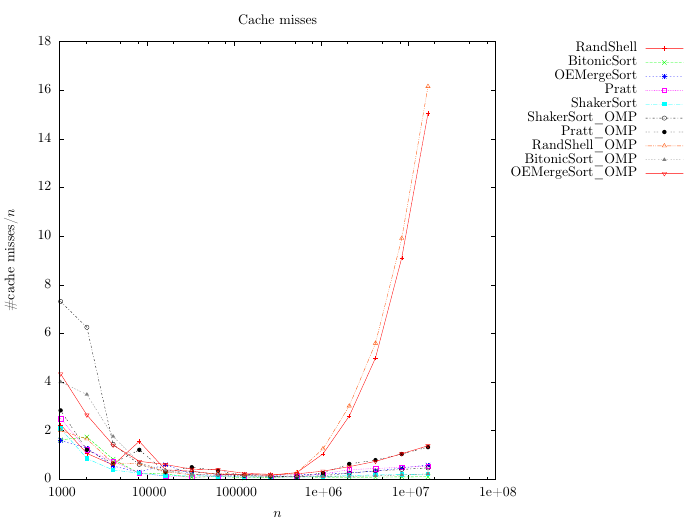

Reproduce this figure in gnuplot.
set   autoscale
set key out
set key right top
set term epslatex size 7, 5.24 standalone color colortext 10
set output 'cache-misses.tex'
unset label                            # remove any previous labels
set xtic auto                          # set xtics automatically
set ytic auto                          # set ytics automatically
set title 'Cache misses'
set xlabel '$n$'
set ylabel '\#cache misses/$n$'
set logscale x

plot  	'RShellSortPure.res' using 1:($6/$1) title 'RandShell' with linespoints, \
		'BitonicSort.res' using 1:($6/$1) title 'BitonicSort' with linespoints, \
		'OddEvenMergeSort.res' using 1:($6/$1) title 'OEMergeSort' with linespoints, \
		'Pratt.res' using 1:($6/$1) title 'Pratt' with linespoints, \
		'ShakerSort.res' using 1:($6/$1) title 'ShakerSort' with linespoints, \
		'ShakerSortOMP.res' using 1:($6/$1) title 'ShakerSort\_OMP' with linespoints linecolor 0, \
		'PrattOMP.res' using 1:($6/$1) title 'Pratt\_OMP' with linespoints, \
		'RShellSortPureOMP.res' using 1:($6/$1) title 'RandShell\_OMP' with linespoints, \
		'BitonicSortOMP.res' using 1:($6/$1) title 'BitonicSort\_OMP' with linespoints, \
		'OddEvenMergeSortOMP.res' using 1:($6/$1) title 'OEMergeSort\_OMP' with linespoints